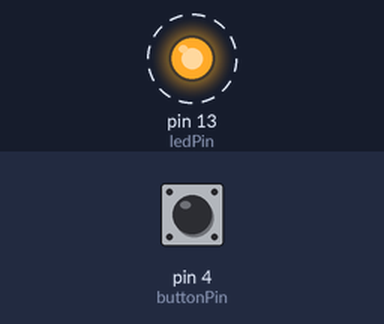
Bench run of a sketch on a simulated Arduino Uno, built with avr-gcc and run on an emulated ATmega328P. On the bench: output pins drawn as LEDs (lit = HIGH). Dashed ring = blinking. Inputs (shaded band) come from the test bench; at power-on: pin 4 (buttonPin) HIGH.

Above: at 1.0 s.
1.7 s: pin 4 (buttonPin) pulled LOW for 3.2 s
At 1.8 s:
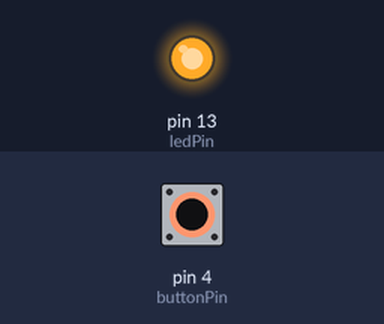
At 5.75 s:
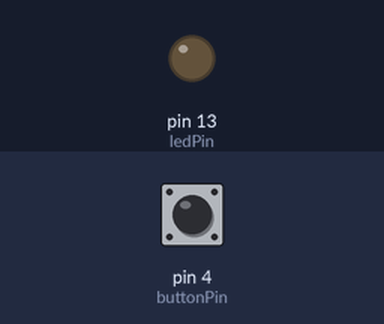
Timing chart, 0 to 12.4 s (numbered marks = the images above; inputs shaded):
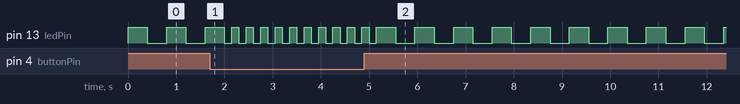

The sketch:

study04.ino
```cpp
// I/O
int ledPin = 13;
int buttonPin = 4;


// global variables
int toggleState;
int buttonState = 1;


void setup() {
  pinMode(ledPin, OUTPUT);
  pinMode(buttonPin , INPUT);
}


void loop() {
  buttonState = digitalRead(buttonPin);

  //  whenever btn is press (== 0) while function is trigged.
  while(buttonState == 0){
    buttonState = digitalRead(buttonPin);
    toggleState = !toggleState;
    digitalWrite(ledPin, toggleState);
    delay(150);
  }

  toggleState = !toggleState;
  digitalWrite(ledPin, toggleState);
  delay(400);
}
```
